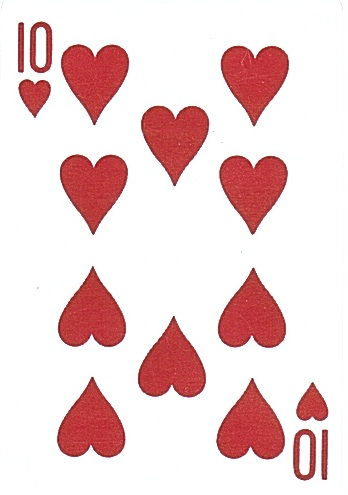
#> input picture OpenCV_Python/data/Heart10.jpg, 348 x 495 px, found by its file name
$ python 0501.py
#> lines starting #> are read from the running program, lines starting #| are printed output that depends on the picture; after the words box and inside, x2 and y2 are one past the last pixel; in counts of white or black regions, pixels touching at a corner belong together
# 임계값 영상
import cv2
import numpy as np

src = cv2.imread('./data/heart10.jpg', cv2.IMREAD_GRAYSCALE)
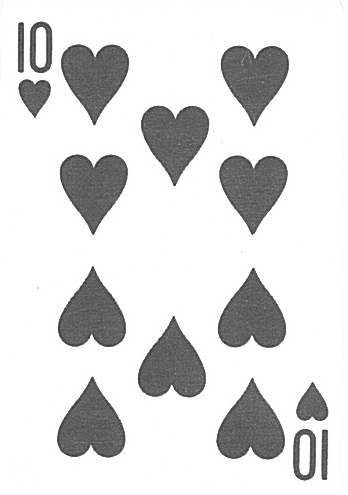
#> src: shape (495, 348); min 39, max 255, mean 219.5
cv2.imshow('src', src)

ret, dst = cv2.threshold(src, 120, 255, cv2.THRESH_BINARY)
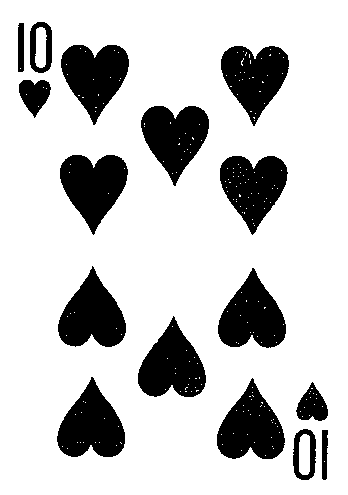
#> dst: shape (495, 348); 78.6% white; 16 black regions, largest, box (x1, y1, x2, y2) and area: (57, 377, 125, 457) 3386, (60, 155, 128, 235) 3375, (217, 378, 285, 459) 3369
print('ret=', ret)
cv2.imshow('dst', dst)

ret2, dst2 = cv2.threshold(src, 200, 255, cv2.THRESH_TOZERO_INV)
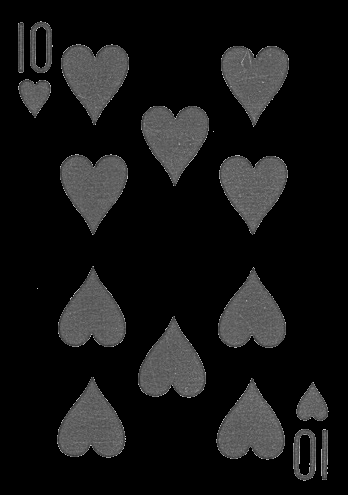
#> dst2: shape (495, 348); min 0, max 200, mean 21.4
print('ret2=', ret)
cv2.imshow('dst2',dst2)

ret3, dst3 = cv2.threshold(src, 200, 255, cv2.THRESH_BINARY+cv2.THRESH_OTSU)
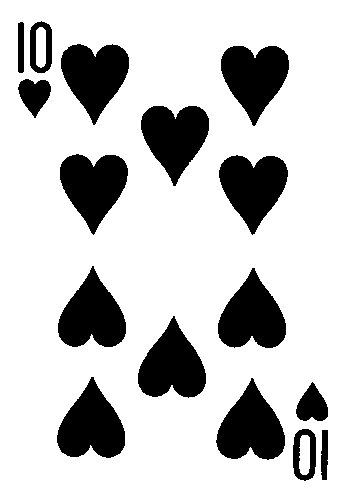
#> dst3: shape (495, 348); 78% white; 16 black regions, largest, box (x1, y1, x2, y2) and area: (216, 378, 285, 460) 3466, (57, 377, 125, 458) 3456, (138, 316, 206, 398) 3445
#> ret3 = 175
print('ret3=',ret3)
#| ret3= 175.0
cv2.imshow('dst3',dst3)

cv2.waitKey()
cv2.destroyAllWindows()
